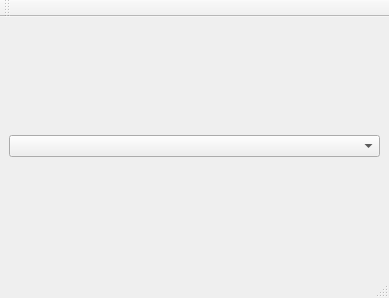
<?xml version="1.0" encoding="UTF-8"?>
<ui version="4.0">
 <class>MainWindow</class>
 <widget class="QMainWindow" name="MainWindow">
  <property name="geometry">
   <rect>
    <x>0</x>
    <y>0</y>
    <width>389</width>
    <height>298</height>
   </rect>
  </property>
  <property name="sizePolicy">
   <sizepolicy hsizetype="Minimum" vsizetype="Minimum">
    <horstretch>0</horstretch>
    <verstretch>0</verstretch>
   </sizepolicy>
  </property>
  <property name="windowTitle">
   <string>MainWindow</string>
  </property>
  <property name="documentMode">
   <bool>false</bool>
  </property>
  <property name="dockNestingEnabled">
   <bool>true</bool>
  </property>
  <widget class="QWidget" name="centralwidget">
   <property name="sizePolicy">
    <sizepolicy hsizetype="Ignored" vsizetype="Ignored">
     <horstretch>0</horstretch>
     <verstretch>0</verstretch>
    </sizepolicy>
   </property>
   <layout class="QGridLayout" name="gridLayout_7">
    <item row="0" column="1">
     <widget class="QComboBox" name="cb_language"/>
    </item>
   </layout>
  </widget>
  <widget class="QMenuBar" name="menubar">
   <property name="geometry">
    <rect>
     <x>0</x>
     <y>0</y>
     <width>389</width>
     <height>26</height>
    </rect>
   </property>
   <property name="sizePolicy">
    <sizepolicy hsizetype="Ignored" vsizetype="MinimumExpanding">
     <horstretch>0</horstretch>
     <verstretch>0</verstretch>
    </sizepolicy>
   </property>
  </widget>
  <widget class="QStatusBar" name="statusbar">
   <property name="sizePolicy">
    <sizepolicy hsizetype="Ignored" vsizetype="MinimumExpanding">
     <horstretch>0</horstretch>
     <verstretch>0</verstretch>
    </sizepolicy>
   </property>
  </widget>
  <widget class="QToolBar" name="toolbar">
   <property name="sizePolicy">
    <sizepolicy hsizetype="Ignored" vsizetype="MinimumExpanding">
     <horstretch>0</horstretch>
     <verstretch>0</verstretch>
    </sizepolicy>
   </property>
   <property name="minimumSize">
    <size>
     <width>0</width>
     <height>0</height>
    </size>
   </property>
   <property name="contextMenuPolicy">
    <enum>Qt::DefaultContextMenu</enum>
   </property>
   <property name="windowTitle">
    <string>Панель инструментов</string>
   </property>
   <attribute name="toolBarArea">
    <enum>TopToolBarArea</enum>
   </attribute>
   <attribute name="toolBarBreak">
    <bool>false</bool>
   </attribute>
  </widget>
  <action name="action_model">
   <property name="checkable">
    <bool>true</bool>
   </property>
   <property name="text">
    <string>Выбор теста</string>
   </property>
  </action>
  <action name="action_control">
   <property name="checkable">
    <bool>true</bool>
   </property>
   <property name="text">
    <string>Управление</string>
   </property>
  </action>
  <action name="action_test_results">
   <property name="checkable">
    <bool>true</bool>
   </property>
   <property name="text">
    <string>Результаты теста</string>
   </property>
  </action>
  <action name="action_tests_results">
   <property name="checkable">
    <bool>true</bool>
   </property>
   <property name="text">
    <string>Результаты тестов</string>
   </property>
  </action>
  <action name="action_test">
   <property name="checkable">
    <bool>true</bool>
   </property>
   <property name="text">
    <string>Тестовая карта</string>
   </property>
  </action>
 </widget>
 <resources/>
 <connections/>
</ui>
